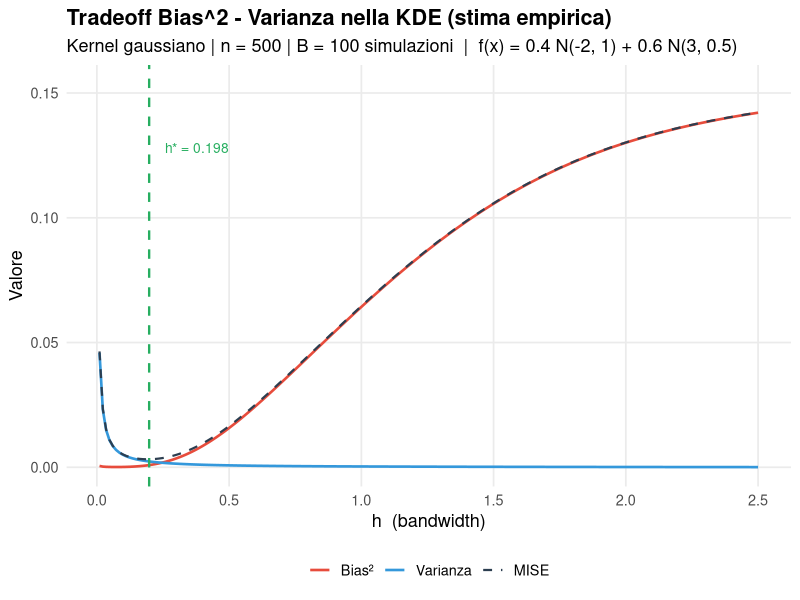
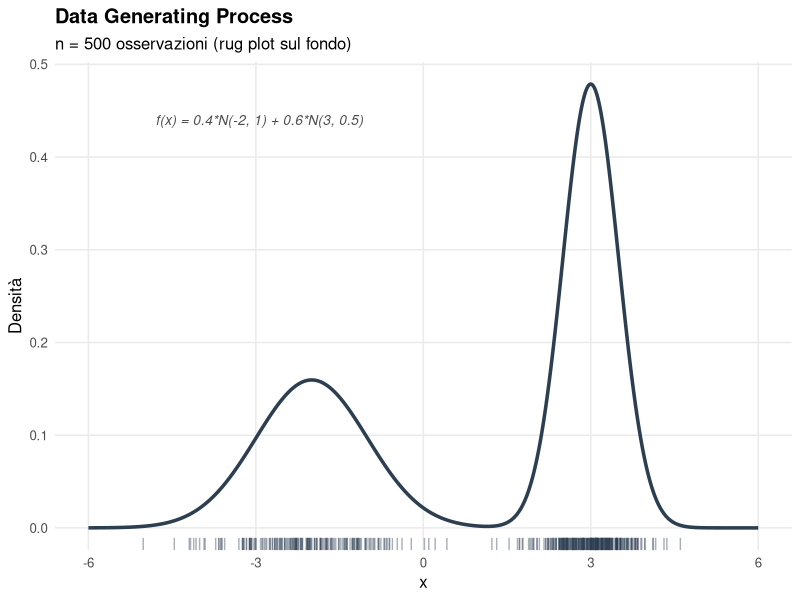
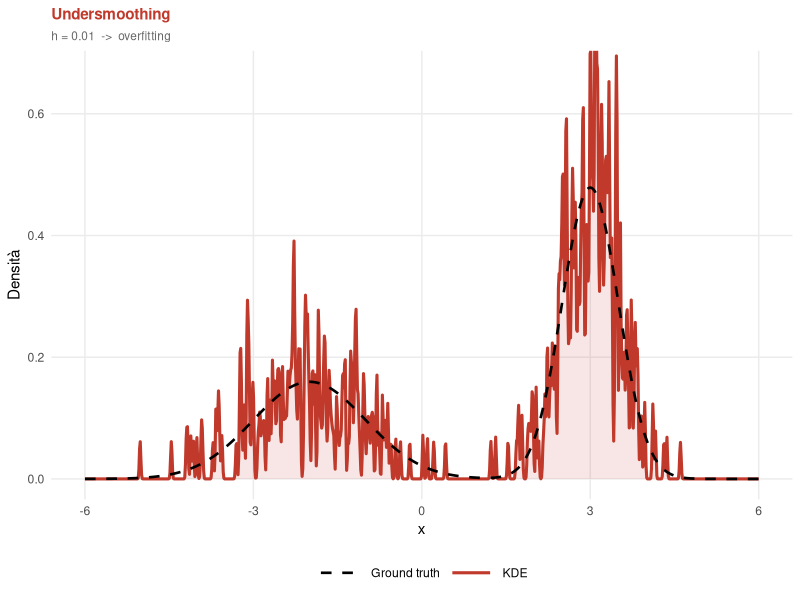
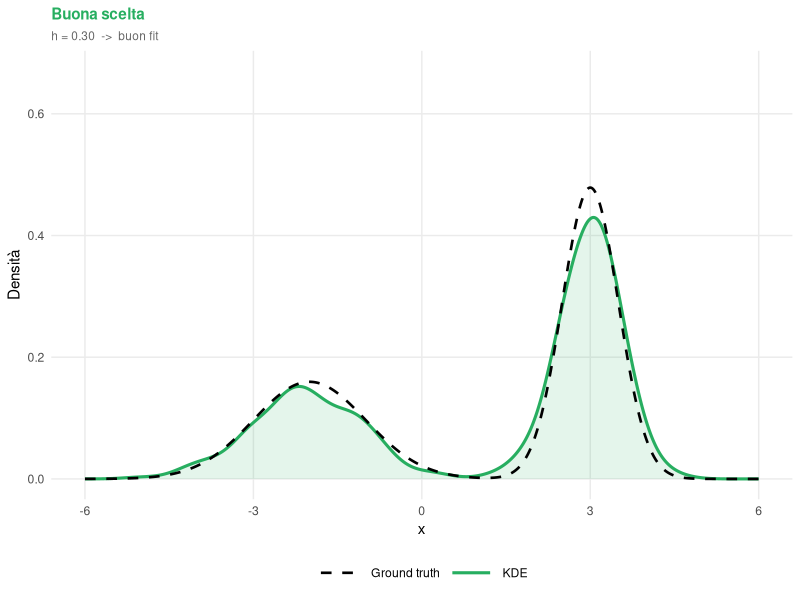
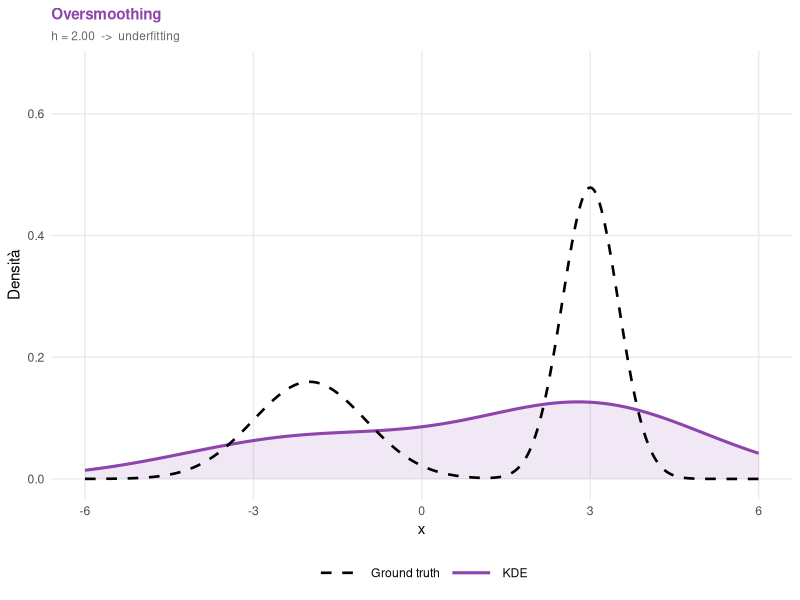
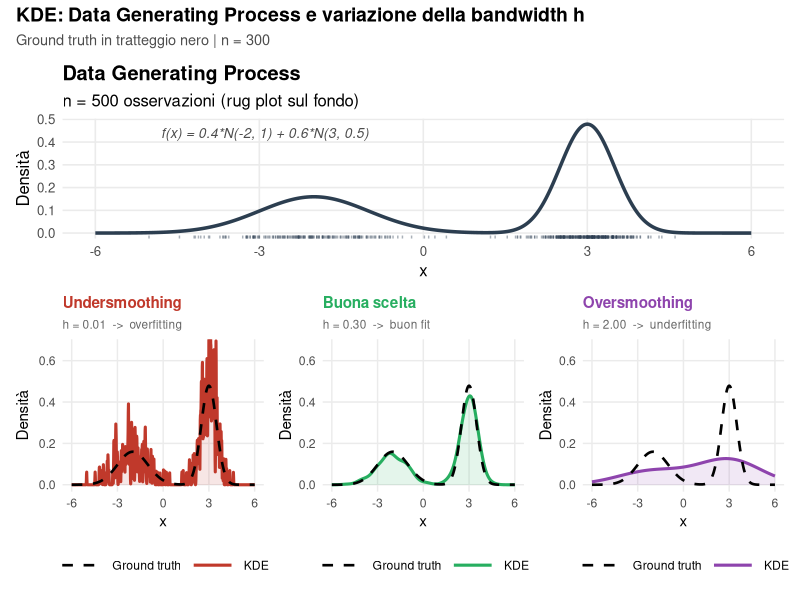
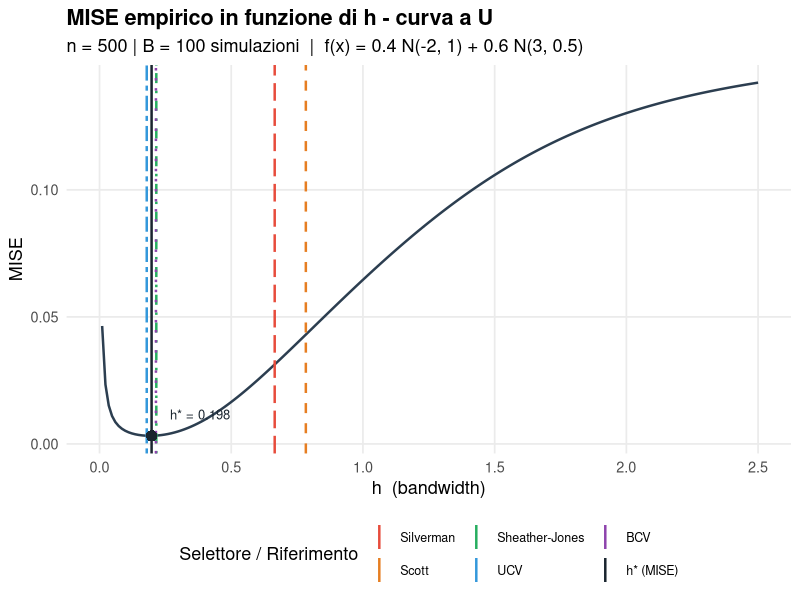

The R script that drew these images, in order:
## ---- chunk 1
knitr::opts_chunk$set(
  echo    = TRUE,
  warning = FALSE,
  message = FALSE,
  out.width = "100%"
)
library(ggplot2)
library(patchwork)

# `kableExtra` is optional: render continues with plain `knitr::kable` if missing.
has_kable_extra <- requireNamespace("kableExtra", quietly = TRUE)
## ---- chunk 2
set.seed(42)

# ── Vera densità (ground truth) ──────────────────────────────────────────────
true_density <- function(x) {
  0.4 * dnorm(x, mean = -2, sd = 1) +
  0.6 * dnorm(x, mean =  3, sd = 0.5)
}

# ── Campionamento dalla mistura ───────────────────────────────────────────────
sample_mixture <- function(n) {
  comp <- sample(c(1L, 2L), size = n, replace = TRUE, prob = c(0.4, 0.6))
  ifelse(comp == 1L, rnorm(n, -2, 1), rnorm(n, 3, 0.5))
}

# ── KDE con kernel gaussiano — implementazione manuale ────────────────────────
#   x_grid : vettore di punti in cui valutare la stima
#   data   : campione osservato
#   h      : bandwidth
kde_manual <- function(x_grid, data, h) {
  sapply(x_grid, function(x) mean(dnorm((x - data) / h)) / h)
}

# ── Parametri globali ─────────────────────────────────────────────────────────
n      <- 500
data   <- sample_mixture(n)            # campione fisso per tutta l'analisi
x_grid <- seq(-6, 6, length.out = 1000)   # griglia più compatta (velocità)
dx     <- diff(x_grid)[1]             # passo della griglia (usato per integrare)

df_true <- data.frame(x = x_grid, y = true_density(x_grid))
## ---- chunk 3
# ── Parametri della simulazione ───────────────────────────────────────────────
# Aumentare B (es. 500) e length.out (es. 80) per curve più lisce,
# a costo di maggior tempo di calcolo.
B     <- 100                               # numero di campioni Monte Carlo
h_seq <- seq(0.01, 2.5, length.out = 200) # griglia di h (piu punti per curva MISE piu liscia)

# Pre-calcolo della densità vera sulla griglia (costante, inutile ricalcolarla
# ad ogni iterazione del doppio ciclo)
p_true_vec <- true_density(x_grid)

# ── Simulazione: ciclo UNICO che accumula ISE e fhat_sum insieme ──────────────
# Ottimizzazioni rispetto alla versione originale:
#   1. density() usa FFT in C — ordini di grandezza più veloce di kde_manual()
#      che eseguiva un sapply() in R puro su tutti i 1000 punti della griglia.
#   2. Un solo ciclo Monte Carlo invece di due: ISE e fhat_sum vengono
#      calcolati nella stessa iterazione b, eliminando il secondo set.seed(123)
#      e il secondo loop da B × 100 chiamate.
#   3. p_true_vec pre-calcolata fuori dal loop (1000 × B × 100 chiamate in meno
#      a true_density).
set.seed(123)
ise_mat  <- matrix(NA_real_, nrow = B,              ncol = length(h_seq))
fhat_sum <- matrix(0,        nrow = length(x_grid), ncol = length(h_seq))

for (b in seq_len(B)) {
  samp <- sample_mixture(n)
  for (j in seq_along(h_seq)) {
    # density() valuta la KDE sulla stessa griglia x_grid (from/to/n allineati)
    fhat <- density(samp, bw = h_seq[j],
                    from = x_grid[1], to = x_grid[length(x_grid)],
                    n    = length(x_grid))$y
    ise_mat[b, j]  <- sum((fhat - p_true_vec)^2) * dx   # integrazione numerica dell'ISE
    fhat_sum[, j]  <- fhat_sum[, j] + fhat              # accumulo per la media
  }
  if (b %% 200 == 0) cat(sprintf("  Completate %d / %d simulazioni\n", b, B))
}

# ── MISE empirico = media degli ISE sui B campioni ────────────────────────────
mise_emp  <- colMeans(ise_mat)

# ── Bias² e Varianza empirici ─────────────────────────────────────────────────
fhat_mean <- fhat_sum / B   # f̄(x) per ogni h — stimatore del valore atteso di f̂

bias2_emp <- numeric(length(h_seq))
for (j in seq_along(h_seq)) {
  bias2_emp[j] <- sum((fhat_mean[, j] - p_true_vec)^2) * dx
}

# Varianza = MISE - Bias² (decomposizione esatta)
var_emp <- mise_emp - bias2_emp

h_mise_opt <- h_seq[which.min(mise_emp)]
cat(sprintf("h ottimale MISE empirico (B = %d): %.4f\n", B, h_mise_opt))
## ---- chunk 4
df_curve <- rbind(
  data.frame(h = h_seq, y = bias2_emp, Componente = "Bias\U00B2"),
  data.frame(h = h_seq, y = var_emp,   Componente = "Varianza"),
  data.frame(h = h_seq, y = mise_emp,  Componente = "MISE")
)
df_curve$Componente <- factor(df_curve$Componente,
                              levels = c("Bias\U00B2", "Varianza", "MISE"))

col_curve <- c("Bias\U00B2" = "#e74c3c",
               "Varianza"  = "#3498db",
               "MISE"      = "#2c3e50")

lwd_curve <- c("Bias\U00B2" = 0.9, "Varianza" = 0.9, "MISE" = 0.75)
lty_curve <- c("Bias\U00B2" = "solid", "Varianza" = "solid", "MISE" = "dashed")

ggplot(df_curve, aes(x = h, y = y,
                     colour    = Componente,
                     linewidth = Componente,
                     linetype  = Componente)) +
  geom_line() +
  geom_vline(xintercept = h_mise_opt,
             colour = "#27ae60", linetype = "dashed", linewidth = 0.8) +
  annotate("text",
           x = h_mise_opt + 0.06, y = max(mise_emp) * 0.90,
           label = paste0("h* = ", round(h_mise_opt, 3)),
           colour = "#27ae60", size = 3.5, hjust = 0) +
  scale_colour_manual(values = col_curve) +
  scale_linewidth_manual(values = lwd_curve) +
  scale_linetype_manual(values = lty_curve) +
  scale_y_continuous(limits = c(0, max(mise_emp) * 1.08)) +
  labs(
    title    = "Tradeoff Bias^2 - Varianza nella KDE (stima empirica)",
    subtitle = paste0("Kernel gaussiano | n = ", n, " | B = ", B,
                      " simulazioni  |  f(x) = 0.4 N(-2, 1) + 0.6 N(3, 0.5)"),
    x        = "h  (bandwidth)",
    y        = "Valore",
    colour   = NULL,
    linewidth = NULL,
    linetype = NULL
  ) +
  theme_minimal(base_size = 13) +
  theme(
    plot.title       = element_text(face = "bold"),
    legend.position  = "bottom",
    panel.grid.minor = element_blank()
  )
## ---- chunk 5
h_grid   <- seq(0.05, 2.5, length.out = 300)
ise_grid <- sapply(h_grid, function(h) {
  fhat <- kde_manual(x_grid, data, h)
  sum((fhat - true_density(x_grid))^2) * dx
})
h_opt     <- h_grid[which.min(ise_grid)]
ise_opt   <- min(ise_grid)

cat(sprintf("h ottimale (min ISE sul campione): %.4f\n", h_opt))
cat(sprintf("ISE minimo:                        %.6f\n", ise_opt))
## ---- chunk 6
p_dgp <- ggplot() +
  geom_rug(aes(x = data),
           alpha = 0.4, colour = "#2c3e50",
           length = unit(0.025, "npc")) +
  geom_line(data = df_true, aes(x = x, y = y),
            colour = "#2c3e50", linewidth = 1.2) +
  annotate("text", x = -4.8, y = 0.44,
           label = "f(x) = 0.4*N(-2, 1) + 0.6*N(3, 0.5)",
           size = 3.5, hjust = 0, colour = "gray30", fontface = "italic") +
  labs(
    title    = "Data Generating Process",
    subtitle = paste0("n = ", n, " osservazioni (rug plot sul fondo)"),
    x = "x", y = "Densit\u00e0"
  ) +
  theme_minimal(base_size = 12) +
  theme(plot.title       = element_text(face = "bold"),
        panel.grid.minor = element_blank())

p_dgp
## ---- chunk 7
# Costruisce un singolo pannello KDE vs ground truth
# h        : bandwidth da usare
# titolo   : titolo del pannello (stringa)
# sottotit : sottotitolo (stringa)
# colore   : colore della curva KDE
panel_kde <- function(h, titolo, sottotit, colore) {
  df_kde  <- data.frame(
    x = x_grid,
    y = density(
      data,
      bw = h,
      from = x_grid[1],
      to = x_grid[length(x_grid)],
      n = length(x_grid)
    )$y
  )

  ggplot() +
    # Area sotto la curva KDE
    geom_ribbon(data = df_kde,
                aes(x = x, ymin = 0, ymax = y),
                fill = colore, alpha = 0.12) +
    # Stima KDE
    geom_line(data = df_kde,
              aes(x = x, y = y, linetype = "KDE"),
              colour = colore, linewidth = 1.05) +
    # Ground truth (tratteggio nero) sopra la KDE per massima visibilita
    geom_line(data = df_true,
              aes(x = x, y = y, linetype = "Ground truth"),
              colour = "black", linewidth = 0.9) +
    scale_linetype_manual(
      values = c("Ground truth" = "dashed", "KDE" = "solid"),
      name   = NULL
    ) +
    coord_cartesian(ylim = c(0, 0.67)) +
    labs(title    = titolo,
         subtitle = sottotit,
         x = "x", y = "Densit\u00e0") +
    theme_minimal(base_size = 11) +
    theme(
      plot.title       = element_text(face = "bold", colour = colore, size = 11),
      plot.subtitle    = element_text(size = 8.5, colour = "gray40"),
      legend.position  = "bottom",
      legend.key.width = unit(1.2, "cm"),
      panel.grid.minor = element_blank()
    )
}
## ---- chunk 8
p_small <- panel_kde(
  h       = 0.01,
  titolo  = "Undersmoothing",
  sottotit = "h = 0.01  ->  overfitting",
  colore  = "#c0392b"
)

p_opt_panel <- panel_kde(
  h       = 0.30,
  titolo  = "Buona scelta",
  sottotit = "h = 0.30  ->  buon fit",
  colore  = "#27ae60"
)

p_large <- panel_kde(
  h       = 2.00,
  titolo  = "Oversmoothing",
  sottotit = "h = 2.00  ->  underfitting",
  colore  = "#8e44ad"
)

# Stampa singoli pannelli per verifica
p_small
## ---- chunk 9
p_opt_panel
## ---- chunk 10
p_large
## ---- chunk 11
layout_sezione2 <- (p_dgp) /
  (p_small | p_opt_panel | p_large) +
  plot_annotation(
    title    = "KDE: Data Generating Process e variazione della bandwidth h",
    subtitle = "Ground truth in tratteggio nero | n = 300",
    theme = theme(
      plot.title    = element_text(face = "bold", size = 14),
      plot.subtitle = element_text(size = 10.5, colour = "gray30")
    )
  ) +
  plot_layout(heights = c(1.1, 1.4))

layout_sezione2
## ---- chunk 12
h_methods <- c(
  "h* (MISE)"      = h_mise_opt,      # ottimo empirico — solo in contesto simulato
  "Silverman"      = bw.nrd0(data),
  "Scott"          = bw.nrd(data),
  "Sheather-Jones" = bw.SJ(data),
  "UCV"            = bw.ucv(data),
  "BCV"            = bw.bcv(data)
)

# MISE di ciascun selettore: interpolazione lineare sulla griglia simulata
mise_methods <- sapply(h_methods, function(h) {
  approx(h_seq, mise_emp, xout = h)$y
})

# Data frame ordinato per MISE crescente
df_tab <- data.frame(
  Metodo = names(h_methods),
  h      = round(unname(h_methods), 4),
  MISE   = round(unname(mise_methods), 6),
  row.names = NULL
)
df_tab <- df_tab[order(df_tab$MISE), ]
## ---- chunk 13
if (has_kable_extra) {
  tab <- knitr::kable(
    df_tab,
    format    = "latex",
    booktabs  = TRUE,
    caption   = "Confronto tra selettori automatici di $h$ e ottimo $h^*$ (MISE empirico, B = 500)",
    escape    = FALSE,
    row.names = FALSE,
    col.names = c("Metodo", "$h$ stimato", "MISE")
  )
  tab <- kableExtra::kable_styling(
    tab,
    latex_options = c("striped", "hold_position"),
    full_width    = FALSE,
    font_size     = 11
  )
  tab <- kableExtra::row_spec(tab, 1, bold = TRUE, color = "white", background = "#27ae60")
  kableExtra::footnote(
    tab,
    general = "La riga verde ($h^*$) è l'ottimo empirico ottenuto minimizzando la curva MISE su $B$ simulazioni Monte Carlo — disponibile solo in contesto simulato.",
    general_title = "Nota:",
    footnote_as_chunk = TRUE
  )
} else {
  knitr::kable(
    df_tab,
    format    = "latex",
    booktabs  = TRUE,
    caption   = "Confronto tra selettori automatici di $h$ e ottimo $h^*$ (MISE empirico, B = 500)",
    escape    = FALSE,
    row.names = FALSE,
    col.names = c("Metodo", "$h$ stimato", "MISE")
  )
}
## ---- chunk 14
# Colori coerenti con la tabella (uno per metodo)
# h* usa il nero per segnalare che è il riferimento teorico
col_met <- c(
  "h* (MISE)"      = "#1a252f",
  "Silverman"      = "#e74c3c",
  "Scott"          = "#e67e22",
  "Sheather-Jones" = "#27ae60",
  "UCV"            = "#3498db",
  "BCV"            = "#8e44ad"
)

# Riusa mise_emp e h_seq già calcolati nella prima sezione
# (stessa griglia h_seq, stessi B campioni con set.seed(123))
df_mise_plot <- data.frame(h = h_seq, MISE = mise_emp)

# Data frame per le linee verticali (include h*)
df_vlines <- data.frame(
  Metodo = names(h_methods),
  h      = unname(h_methods)
)
df_vlines$Metodo <- factor(df_vlines$Metodo, levels = names(col_met))

# Linee tratteggiate per i selettori automatici, linea solida per h*
df_vlines$linetype <- ifelse(df_vlines$Metodo == "h* (MISE)", "solid", "dashed")

# Tipi di tratteggio differenziati per migliorare la leggibilita
# quando due selettori cadono su valori di h molto vicini.
lty_met <- c(
  "h* (MISE)"      = "solid",
  "Silverman"      = "longdash",
  "Scott"          = "dashed",
  "Sheather-Jones" = "dotdash",
  "UCV"            = "twodash",
  "BCV"            = "dotted"
)

# Punto di minimo MISE
h_mise_min <- h_seq[which.min(mise_emp)]
mise_min   <- min(mise_emp)

p_ise <- ggplot(df_mise_plot, aes(x = h, y = MISE)) +
  geom_line(colour = "#2c3e50", linewidth = 0.85) +
  # Linee verticali per i selettori automatici (tratteggiate)
  geom_vline(data = df_vlines[df_vlines$Metodo != "h* (MISE)", ],
             aes(xintercept = h, colour = Metodo, linetype = Metodo),
             linewidth = 0.85) +
  # Linea verticale per h* (solida, più spessa)
  geom_vline(data = df_vlines[df_vlines$Metodo == "h* (MISE)", ],
             aes(xintercept = h, colour = Metodo),
             linewidth = 0.85, linetype = "solid") +
  # Punto di minimo MISE
  geom_point(x = h_mise_min, y = mise_min,
             colour = "#1a252f", size = 3.5, shape = 16) +
  annotate("text",
           x = h_mise_min + 0.07, y = mise_min + diff(range(mise_emp)) * 0.06,
           label = paste0("h* = ", round(h_mise_min, 3)),
           size = 3.3, hjust = 0, colour = "#1a252f") +
  scale_x_continuous(limits = c(0, NA)) +
  scale_colour_manual(values = col_met, name = "Selettore / Riferimento") +
  scale_linetype_manual(values = lty_met, guide = "none") +
  labs(
    title    = "MISE empirico in funzione di h - curva a U",
    subtitle = paste0("n = ", n, " | B = ", B,
                      " simulazioni  |  f(x) = 0.4 N(-2, 1) + 0.6 N(3, 0.5)"),
    x        = "h  (bandwidth)",
    y        = "MISE"
  ) +
  theme_minimal(base_size = 13) +
  theme(
    plot.title       = element_text(face = "bold"),
    legend.position  = "bottom",
    legend.text      = element_text(size = 9),
    panel.grid.minor = element_blank()
  ) +
  guides(colour = guide_legend(nrow = 2))

p_ise
## ---- chunk 15
# Tabella riepilogativa finale: selettori con distanza da h* MISE e rapporto MISE
df_final <- df_tab
df_final$"Distanza da h*"  <- round(abs(df_final$h - h_mise_min), 4)
df_final$"MISE / MISE min" <- round(df_final$MISE / mise_min, 3)

if (has_kable_extra) {
  tab_final <- knitr::kable(
    df_final,
    format    = "latex",
    booktabs  = TRUE,
    caption   = "Riepilogo: selettori di $h$ a confronto con l'ottimo $h^*$ (MISE empirico)",
    row.names = FALSE
  )
  tab_final <- kableExtra::kable_styling(
    tab_final,
    latex_options = c("striped", "hold_position"),
    full_width    = FALSE,
    font_size     = 10
  )
  kableExtra::row_spec(tab_final, 1, bold = TRUE)
} else {
  knitr::kable(
    df_final,
    format    = "latex",
    booktabs  = TRUE,
    caption   = "Riepilogo: selettori di $h$ a confronto con l'ottimo $h^*$ (MISE empirico)",
    row.names = FALSE
  )
}
